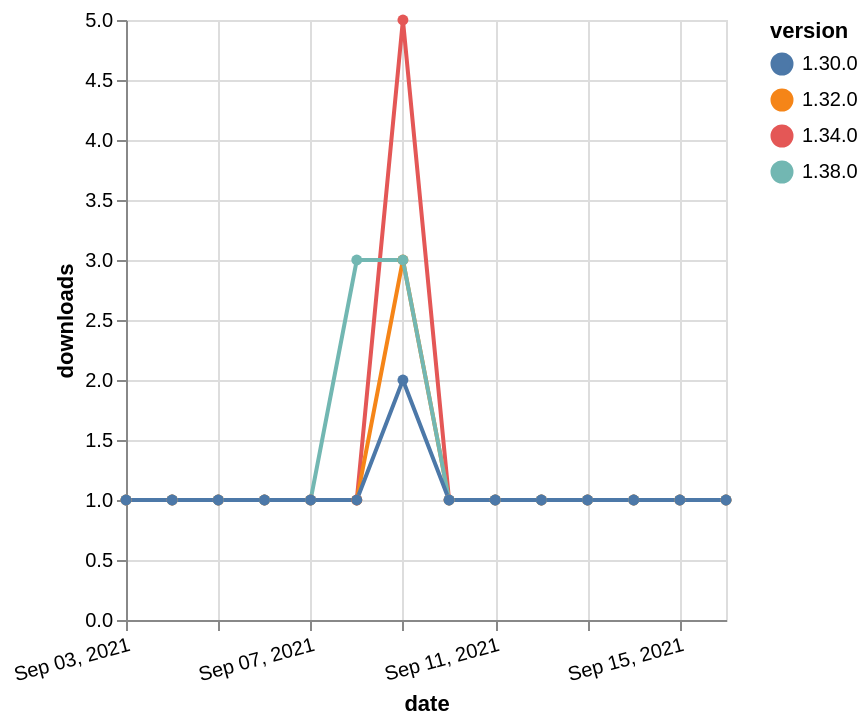

The specification (Vega-Lite) saved for this image:
### Vega-Lite specification from a JSON file in a GitHub repository (floating-point values rounded to 4 significant figures)
{"$schema": "https://vega.github.io/schema/vega-lite/v5.json", "description": "A simple bar chart with embedded data.", "data": {"values": [{"date": "2021-09-03", "total": 176, "delta": 1, "version": "1.34.0"}, {"date": "2021-09-04", "total": 177, "delta": 1, "version": "1.34.0"}, {"date": "2021-09-05", "total": 178, "delta": 1, "version": "1.34.0"}, {"date": "2021-09-06", "total": 179, "delta": 1, "version": "1.34.0"}, {"date": "2021-09-07", "total": 180, "delta": 1, "version": "1.34.0"}, {"date": "2021-09-08", "total": 181, "delta": 1, "version": "1.34.0"}, {"date": "2021-09-09", "total": 186, "delta": 5, "version": "1.34.0"}, {"date": "2021-09-10", "total": 187, "delta": 1, "version": "1.34.0"}, {"date": "2021-09-11", "total": 188, "delta": 1, "version": "1.34.0"}, {"date": "2021-09-12", "total": 189, "delta": 1, "version": "1.34.0"}, {"date": "2021-09-13", "total": 190, "delta": 1, "version": "1.34.0"}, {"date": "2021-09-14", "total": 191, "delta": 1, "version": "1.34.0"}, {"date": "2021-09-15", "total": 192, "delta": 1, "version": "1.34.0"}, {"date": "2021-09-16", "total": 193, "delta": 1, "version": "1.34.0"}, {"date": "2021-09-03", "total": 332, "delta": 1, "version": "1.32.0"}, {"date": "2021-09-04", "total": 333, "delta": 1, "version": "1.32.0"}, {"date": "2021-09-05", "total": 334, "delta": 1, "version": "1.32.0"}, {"date": "2021-09-06", "total": 335, "delta": 1, "version": "1.32.0"}, {"date": "2021-09-07", "total": 336, "delta": 1, "version": "1.32.0"}, {"date": "2021-09-08", "total": 337, "delta": 1, "version": "1.32.0"}, {"date": "2021-09-09", "total": 340, "delta": 3, "version": "1.32.0"}, {"date": "2021-09-10", "total": 341, "delta": 1, "version": "1.32.0"}, {"date": "2021-09-11", "total": 342, "delta": 1, "version": "1.32.0"}, {"date": "2021-09-12", "total": 343, "delta": 1, "version": "1.32.0"}, {"date": "2021-09-13", "total": 344, "delta": 1, "version": "1.32.0"}, {"date": "2021-09-14", "total": 345, "delta": 1, "version": "1.32.0"}, {"date": "2021-09-15", "total": 346, "delta": 1, "version": "1.32.0"}, {"date": "2021-09-16", "total": 347, "delta": 1, "version": "1.32.0"}, {"date": "2021-09-03", "total": 185, "delta": 1, "version": "1.38.0"}, {"date": "2021-09-04", "total": 186, "delta": 1, "version": "1.38.0"}, {"date": "2021-09-05", "total": 187, "delta": 1, "version": "1.38.0"}, {"date": "2021-09-06", "total": 188, "delta": 1, "version": "1.38.0"}, {"date": "2021-09-07", "total": 189, "delta": 1, "version": "1.38.0"}, {"date": "2021-09-08", "total": 192, "delta": 3, "version": "1.38.0"}, {"date": "2021-09-09", "total": 195, "delta": 3, "version": "1.38.0"}, {"date": "2021-09-10", "total": 196, "delta": 1, "version": "1.38.0"}, {"date": "2021-09-11", "total": 197, "delta": 1, "version": "1.38.0"}, {"date": "2021-09-12", "total": 198, "delta": 1, "version": "1.38.0"}, {"date": "2021-09-13", "total": 199, "delta": 1, "version": "1.38.0"}, {"date": "2021-09-14", "total": 200, "delta": 1, "version": "1.38.0"}, {"date": "2021-09-15", "total": 201, "delta": 1, "version": "1.38.0"}, {"date": "2021-09-16", "total": 202, "delta": 1, "version": "1.38.0"}, {"date": "2021-09-03", "total": 242, "delta": 1, "version": "1.30.0"}, {"date": "2021-09-04", "total": 243, "delta": 1, "version": "1.30.0"}, {"date": "2021-09-05", "total": 244, "delta": 1, "version": "1.30.0"}, {"date": "2021-09-06", "total": 245, "delta": 1, "version": "1.30.0"}, {"date": "2021-09-07", "total": 246, "delta": 1, "version": "1.30.0"}, {"date": "2021-09-08", "total": 247, "delta": 1, "version": "1.30.0"}, {"date": "2021-09-09", "total": 249, "delta": 2, "version": "1.30.0"}, {"date": "2021-09-10", "total": 250, "delta": 1, "version": "1.30.0"}, {"date": "2021-09-11", "total": 251, "delta": 1, "version": "1.30.0"}, {"date": "2021-09-12", "total": 252, "delta": 1, "version": "1.30.0"}, {"date": "2021-09-13", "total": 253, "delta": 1, "version": "1.30.0"}, {"date": "2021-09-14", "total": 254, "delta": 1, "version": "1.30.0"}, {"date": "2021-09-15", "total": 255, "delta": 1, "version": "1.30.0"}, {"date": "2021-09-16", "total": 256, "delta": 1, "version": "1.30.0"}]}, "width": "container", "mark": {"type": "line", "point": {"filled": true}}, "encoding": {"x": {"field": "date", "type": "temporal", "timeUnit": "yearmonthdate", "title": "date", "axis": {"labelAngle": -15}}, "y": {"field": "delta", "type": "quantitative", "title": "downloads"}, "color": {"field": "version", "type": "nominal"}, "tooltip": {"field": "delta"}}}
